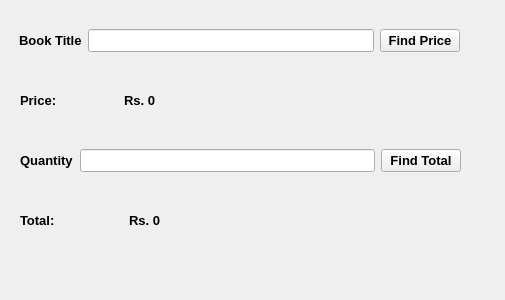
<?xml version="1.0" encoding="UTF-8"?>
<ui version="4.0">
 <class>Form</class>
 <widget class="QWidget" name="Form">
  <property name="geometry">
   <rect>
    <x>0</x>
    <y>0</y>
    <width>505</width>
    <height>300</height>
   </rect>
  </property>
  <property name="windowTitle">
   <string>Form</string>
  </property>
  <widget class="QWidget" name="horizontalLayoutWidget">
   <property name="geometry">
    <rect>
     <x>19</x>
     <y>20</y>
     <width>441</width>
     <height>41</height>
    </rect>
   </property>
   <layout class="QHBoxLayout" name="horizontalLayout">
    <item>
     <widget class="QLabel" name="label1">
      <property name="font">
       <font>
        <family>Arial</family>
        <pointsize>10</pointsize>
        <weight>75</weight>
        <bold>true</bold>
       </font>
      </property>
      <property name="text">
       <string>Book Title</string>
      </property>
     </widget>
    </item>
    <item>
     <widget class="QLineEdit" name="t1">
      <property name="font">
       <font>
        <family>Arial</family>
        <pointsize>10</pointsize>
        <weight>75</weight>
        <bold>true</bold>
       </font>
      </property>
     </widget>
    </item>
    <item>
     <widget class="QPushButton" name="b1">
      <property name="font">
       <font>
        <family>Arial</family>
        <pointsize>10</pointsize>
        <weight>75</weight>
        <bold>true</bold>
       </font>
      </property>
      <property name="text">
       <string>Find Price</string>
      </property>
     </widget>
    </item>
   </layout>
  </widget>
  <widget class="QWidget" name="horizontalLayoutWidget_2">
   <property name="geometry">
    <rect>
     <x>20</x>
     <y>80</y>
     <width>201</width>
     <height>41</height>
    </rect>
   </property>
   <layout class="QHBoxLayout" name="horizontalLayout_2">
    <item>
     <widget class="QLabel" name="label2">
      <property name="font">
       <font>
        <family>Arial</family>
        <pointsize>10</pointsize>
        <weight>75</weight>
        <bold>true</bold>
       </font>
      </property>
      <property name="text">
       <string>Price:</string>
      </property>
     </widget>
    </item>
    <item>
     <widget class="QLabel" name="labelPrice">
      <property name="font">
       <font>
        <family>Arial</family>
        <pointsize>10</pointsize>
        <weight>75</weight>
        <bold>true</bold>
       </font>
      </property>
      <property name="text">
       <string>Rs. 0</string>
      </property>
     </widget>
    </item>
   </layout>
  </widget>
  <widget class="QWidget" name="horizontalLayoutWidget_3">
   <property name="geometry">
    <rect>
     <x>20</x>
     <y>140</y>
     <width>441</width>
     <height>41</height>
    </rect>
   </property>
   <layout class="QHBoxLayout" name="horizontalLayout_3">
    <item>
     <widget class="QLabel" name="label3">
      <property name="font">
       <font>
        <family>Arial</family>
        <pointsize>10</pointsize>
        <weight>75</weight>
        <bold>true</bold>
       </font>
      </property>
      <property name="text">
       <string>Quantity</string>
      </property>
     </widget>
    </item>
    <item>
     <widget class="QLineEdit" name="t2">
      <property name="font">
       <font>
        <family>Arial</family>
        <pointsize>10</pointsize>
        <weight>75</weight>
        <bold>true</bold>
       </font>
      </property>
     </widget>
    </item>
    <item>
     <widget class="QPushButton" name="b2">
      <property name="font">
       <font>
        <family>Arial</family>
        <pointsize>10</pointsize>
        <weight>75</weight>
        <bold>true</bold>
       </font>
      </property>
      <property name="text">
       <string>Find Total</string>
      </property>
     </widget>
    </item>
   </layout>
  </widget>
  <widget class="QWidget" name="horizontalLayoutWidget_4">
   <property name="geometry">
    <rect>
     <x>20</x>
     <y>200</y>
     <width>211</width>
     <height>41</height>
    </rect>
   </property>
   <layout class="QHBoxLayout" name="horizontalLayout_4">
    <item>
     <widget class="QLabel" name="label4">
      <property name="font">
       <font>
        <family>Arial</family>
        <pointsize>10</pointsize>
        <weight>75</weight>
        <bold>true</bold>
       </font>
      </property>
      <property name="text">
       <string>Total:</string>
      </property>
     </widget>
    </item>
    <item>
     <widget class="QLabel" name="labelTotal">
      <property name="font">
       <font>
        <family>Arial</family>
        <pointsize>10</pointsize>
        <weight>75</weight>
        <bold>true</bold>
       </font>
      </property>
      <property name="text">
       <string>Rs. 0</string>
      </property>
     </widget>
    </item>
   </layout>
  </widget>
 </widget>
 <resources/>
 <connections/>
</ui>
